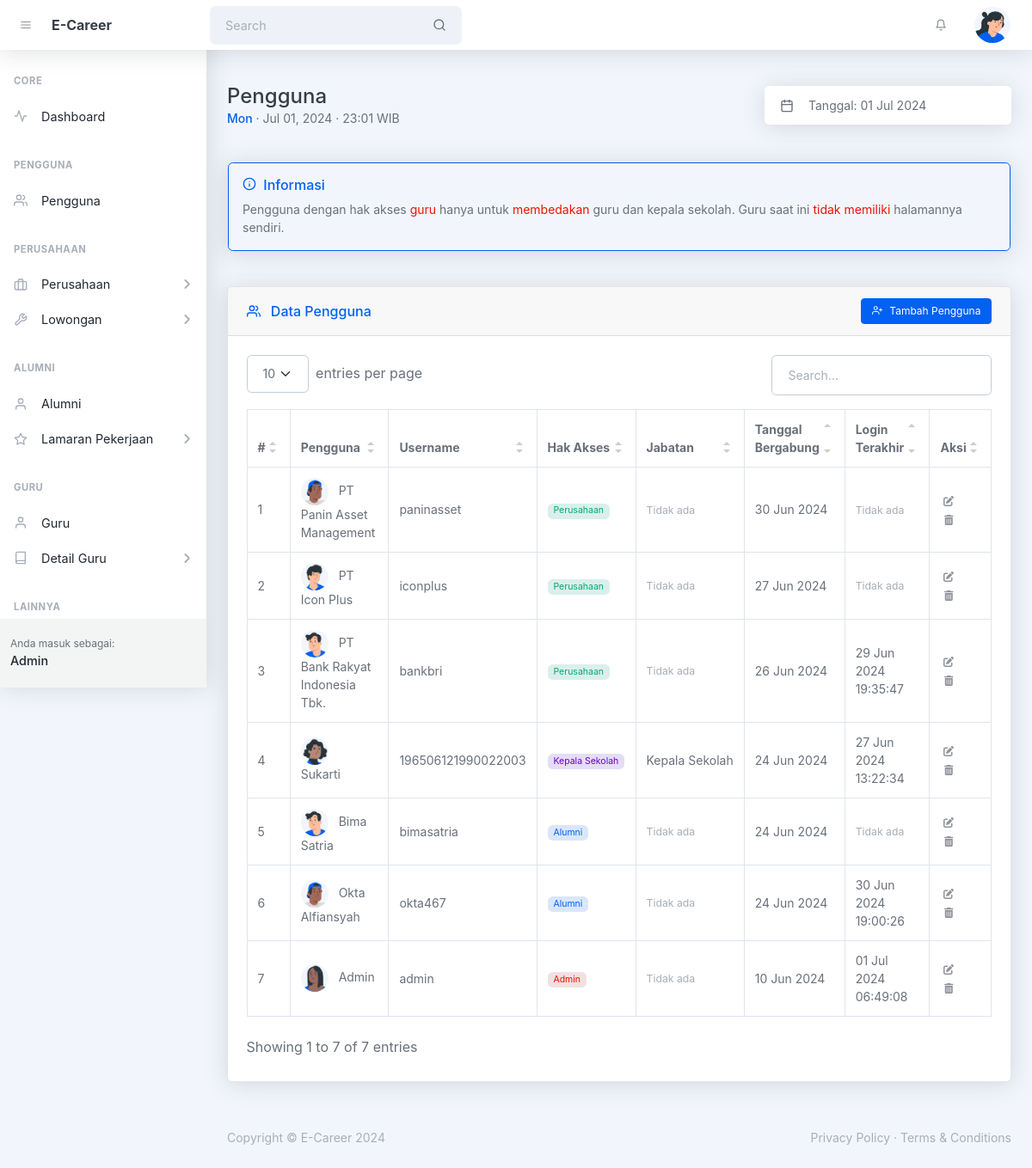
Page /admin/pengguna.php (signed in) on the earlier database version.
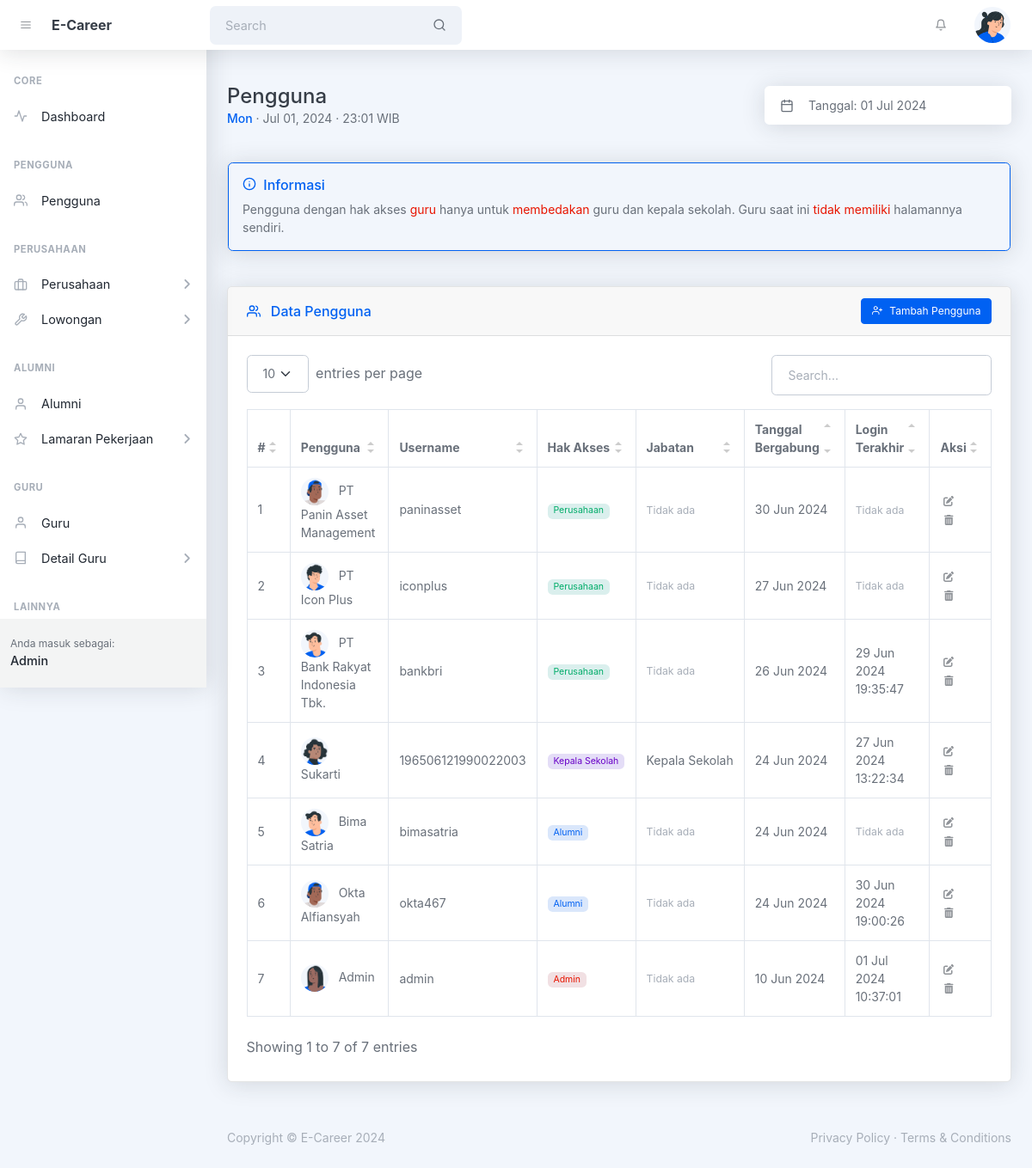
Same page on the later database version.
### tables this page shows
CREATE TABLE `tbl_perusahaan` (
  `id` int(10) UNSIGNED NOT NULL,
  `id_pengguna` int(10) UNSIGNED DEFAULT NULL,
  `id_jenis_perusahaan` int(10) UNSIGNED DEFAULT NULL,
  `nama_perusahaan` varchar(128) NOT NULL,
  `alamat_perusahaan` varchar(255) NOT NULL,
  `created_at` timestamp NOT NULL DEFAULT current_timestamp(),
  `updated_at` timestamp NULL DEFAULT NULL ON UPDATE current_timestamp()
);

CREATE TABLE `tbl_pengguna` (
  `id` int(10) UNSIGNED NOT NULL,
  `username` varchar(32) NOT NULL,
  `password` varchar(128) NOT NULL,
  `hak_akses` enum('admin','guru','kepala_sekolah','alumni','perusahaan') NOT NULL,
  `created_at` timestamp NULL DEFAULT current_timestamp(),
  `last_login` timestamp NULL DEFAULT NULL
);

CREATE TABLE `tbl_guru` (
  `id` int(10) UNSIGNED NOT NULL,
  `id_pengguna` int(10) UNSIGNED DEFAULT NULL,
  `id_jabatan` int(10) UNSIGNED DEFAULT NULL,
  `id_pangkat_golongan` int(10) UNSIGNED DEFAULT NULL,
  `id_pendidikan` int(10) UNSIGNED DEFAULT NULL,
  `id_jurusan_pendidikan` int(10) UNSIGNED DEFAULT NULL,
  `nip` varchar(18) NOT NULL,
  `nama_guru` varchar(128) NOT NULL,
  `jk` enum('l','p') NOT NULL,
  `alamat` varchar(255) NOT NULL,
  `tmp_lahir` varchar(64) NOT NULL,
  `tgl_lahir` date NOT NULL,
  `tahun_ijazah` year(4) DEFAULT NULL,
  `created_at` timestamp NULL DEFAULT current_timestamp(),
  `updated_at` timestamp NULL DEFAULT NULL ON UPDATE current_timestamp()
);

CREATE TABLE `tbl_jabatan` (
  `id` int(11) UNSIGNED NOT NULL,
  `nama_jabatan` varchar(255) NOT NULL,
  `created_at` timestamp NULL DEFAULT current_timestamp(),
  `updated_at` timestamp NULL DEFAULT NULL ON UPDATE current_timestamp()
);

CREATE TABLE `tbl_alumni` (
  `id` int(10) UNSIGNED NOT NULL,
  `id_pengguna` int(10) UNSIGNED DEFAULT NULL,
  `id_kelas` int(10) UNSIGNED DEFAULT NULL,
  `nisn` varchar(10) NOT NULL,
  `nama_alumni` varchar(128) NOT NULL,
  `jk` enum('l','p') NOT NULL,
  `alamat` varchar(255) NOT NULL,
  `tmp_lahir` varchar(64) NOT NULL,
  `tgl_lahir` date NOT NULL,
  `no_telp` varchar(16) DEFAULT NULL,
  `email` varchar(128) NOT NULL,
  `created_at` timestamp NOT NULL DEFAULT current_timestamp() ON UPDATE current_timestamp(),
  `updated_at` timestamp NULL DEFAULT NULL ON UPDATE current_timestamp()
);

### helpers/isAccessAllowedHelper.php (called while the page is built, shortened)
<?php
function isAccessAllowed($expected_hak_akses = null): bool {
    include_once '../config/config.php';
    $current_hak_akses = $_SESSION['hak_akses'] ?? null;
    $expected_hak_akses = !is_array($expected_hak_akses)
        ? array($expected_hak_akses)
        : $expected_hak_akses;
    return true;
}
?>

### admin/pengguna.php (the view, shortened to what the rows shown need)
<?php
include '../helpers/isAccessAllowedHelper.php';
if (!isAccessAllowed('admin')) :
  session_destroy();
  echo "<meta http-equiv='refresh' content='0;" . base_url_return('index.php?msg=other_error') . "'>";
else :
  include_once '../config/connection.php';
?>
  <!DOCTYPE html>
  <html lang="en">
  <head>
    <?php include '_partials/head.php' ?>
  </head>
  <body class="nav-fixed">
    <div id="layoutSidenav">
      <div id="layoutSidenav_content">
        <main>
          <div class="container-xl px-4 mt-5">
            <div class="d-flex justify-content-between align-items-sm-center flex-column flex-sm-row mb-4">
              <div class="me-4 mb-3 mb-sm-0">
                <h1 class="mb-0">Pengguna</h1>
              </div>
            </div>
            <div class="card card-header-actions mb-4 mt-5">
              <div class="card-body">
                <table id="datatablesSimple">
                  <thead>
                    <tr>
                      <th>#</th>
                      <th>Pengguna</th>
                      <th>Username</th>
                      <th>Hak Akses</th>
                      <th>Jabatan</th>
                      <th>Tanggal Bergabung</th>
                      <th>Login Terakhir</th>
                      <th>Aksi</th>
                    </tr>
                  </thead>
                  <tbody>
                    <?php
                    $no = 1;
                    $query_pengguna = mysqli_query($connection,
                      "SELECT
                        a.id AS id_pengguna, a.username, a.hak_akses, a.created_at, a.last_login,
                        b.id AS id_guru, b.nip AS nip_guru, b.nama_guru, b.jk AS jk_guru,
                        c.id AS id_alumni, c.nama_alumni, c.jk,
                        d.id AS id_perusahaan, d.nama_perusahaan, d.alamat_perusahaan,
                        e.id AS id_jabatan, e.nama_jabatan AS nama_jabatan_guru,
                        f.id AS id_jenis_perusahaan, f.nama_jenis
                      FROM tbl_pengguna AS a
                      LEFT JOIN tbl_guru AS b
                        ON a.id = b.id_pengguna
                      LEFT JOIN tbl_alumni AS c
                        ON a.id = c.id_pengguna
                      LEFT JOIN tbl_perusahaan AS d
                        ON a.id = d.id_pengguna
                      LEFT JOIN tbl_jabatan AS e
                        ON e.id = b.id_jabatan
                      LEFT JOIN tbl_jenis_perusahaan AS f
                        ON f.id = d.id_jenis_perusahaan
                      WHERE hak_akses != 'guru'
                      ORDER BY a.id DESC");
                    while ($pengguna = mysqli_fetch_assoc($query_pengguna)) :
                      $formatted_hak_akses = ucwords(str_replace('_', ' ', $pengguna['hak_akses']));
                      $tanggal_bergabung = isset($pengguna['created_at'])
                        ? date('d M Y', strtotime($pengguna['created_at']))
                        : '<small class="text-muted">Tidak ada</small>';
                      $last_login = isset($pengguna['last_login'])
                        ? date('d M Y H:i:s', strtotime($pengguna['last_login']))
                        : '<small class="text-muted">Tidak ada</small>';
                    ?>
                      <tr>
                        <td><?= $no++ ?></td>
                        <td>
                          <img src="<?= base_url('assets/img/illustrations/profiles/profile-' . rand(1, 6) . '.png') ?>" alt="Image User" class="avatar me-2">
                          <?= $pengguna['hak_akses'] === 'admin' ? 'Admin' : '' ?>
                          <?= $pengguna['hak_akses'] === 'alumni' ? $pengguna['nama_alumni'] : '' ?>
                          <?= in_array($pengguna['hak_akses'], ['guru', 'kepala_sekolah']) ? $pengguna['nama_guru'] : '' ?>
                          <?= $pengguna['hak_akses'] === 'perusahaan' ? $pengguna['nama_perusahaan'] : '' ?>
                        </td>
                        <td><?= $pengguna['username'] ?></td>
                        <td>
                          <?php if ($pengguna['hak_akses'] === 'admin') : ?>
                            <span class="badge bg-red-soft text-red"><?= $formatted_hak_akses ?></span>
                          <?php elseif ($pengguna['hak_akses'] === 'alumni'): ?>
                            <span class="badge bg-blue-soft text-blue"><?= $formatted_hak_akses ?></span>
                          <?php elseif (in_array($pengguna['hak_akses'], ['guru', 'kepala_sekolah'])) : ?>
                            <span class="badge bg-purple-soft text-purple"><?= $formatted_hak_akses ?></span>
                          <?php elseif ($pengguna['hak_akses'] === 'perusahaan'): ?>
                            <span class="badge bg-green-soft text-green"><?= $formatted_hak_akses ?></span>
                          <?php endif ?>
                        </td>
                        <td>
                          <div class="ellipsis">
                            <?php if (in_array($pengguna['hak_akses'], ['admin', 'alumni', 'perusahaan'])): ?>
                              <small class="text-muted">Tidak ada</small>
                            <?php else: ?>
                              <span class="toggle_tooltip" title="<?= $pengguna['nama_jabatan_guru'] ?? $pengguna['nama_jabatan_guru'] ?>">
                                <?= $pengguna['nama_jabatan_guru'] ?? $pengguna['nama_jabatan_guru'] ?>
                              </span>
                            <?php endif ?>
                          </div>
                        </td>
                        <td><?= $tanggal_bergabung ?></td>
                        <td><?= $last_login ?></td>
                        <td>
                          <button class="btn btn-datatable btn-icon btn-transparent-dark me-2 toggle_modal_ubah"
                            data-id_pengguna="<?= $pengguna['id_pengguna'] ?>"
                            data-id_alumni="<?= $pengguna['id_alumni'] ?>"
                            data-id_guru="<?= $pengguna['id_guru'] ?>"
                            data-id_perusahaan="<?= $pengguna['id_perusahaan'] ?>"
                            data-username="<?= $pengguna['username'] ?>"
                            data-hak_akses="<?= $pengguna['hak_akses'] ?>">
                            <i class="fa fa-pen-to-square"></i>
                          </button>
                          <button class="btn btn-datatable btn-icon btn-transparent-dark me-2 toggle_swal_hapus"
                            data-id_pengguna="<?= $pengguna['id_pengguna'] ?>"
                            data-username="<?= $pengguna['username'] ?>"
                            data-nama_alumni="<?= $pengguna['nama_alumni'] ?>"
                            data-nama_guru="<?= $pengguna['nama_guru'] ?>"
                            data-nama_perusahaan="<?= $pengguna['nama_perusahaan'] ?>"
                            data-hak_akses="<?= $pengguna['hak_akses'] ?>">
                            <i class="fa fa-trash-can"></i>
                          </button>
                        </td>
                      </tr>
                    <?php endwhile ?>
                  </tbody>
                </table>
              </div>
            </div>
          </div>
        </main>
      </div>
    </div>
  </body>
  </html>
<?php endif ?>

Differences in the rows shown:
changed tbl_pengguna "admin": last_login "01 Jul 2024 06:49:08" → "01 Jul 2024 10:37:01"
